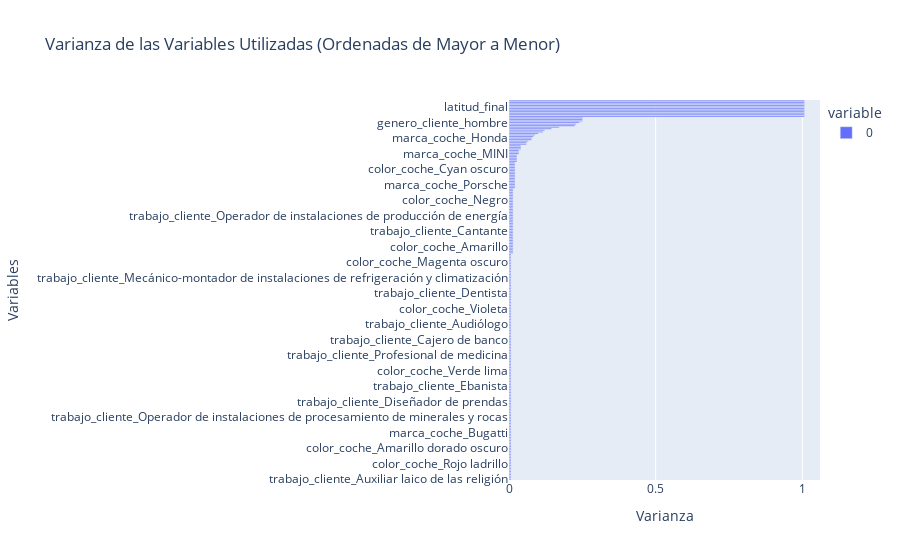

The code cell stored with this chart in its notebook:
### Code cell
variance_of_used_columns = X_train_transformed_df.var()

variance_of_used_columns_sorted = variance_of_used_columns.sort_values(ascending=True)

fig = px.bar(variance_of_used_columns_sorted, orientation='h', labels={'value': 'Varianza', 'index': 'Variables'},
             title='Varianza de las Variables Utilizadas (Ordenadas de Mayor a Menor)')

fig.show()

### Figure 1 — Plotly figure (JSON) as saved in the notebook; plotly's stock layout.template omitted (floating-point values rounded to 4 significant figures; data arrays with more than 128 entries replaced by an {"elided": "..."} marker saying what was removed)
{"data": [{"alignmentgroup": "True", "hovertemplate": "variable=0<br>Varianza=%{x}<br>Variables=%{y}<extra></extra>", "legendgroup": "0", "marker": {"color": "#636efa", "pattern": {"shape": ""}}, "name": "0", "offsetgroup": "0", "orientation": "h", "showlegend": true, "textposition": "auto", "type": "bar", "x": {"elided": "245 float values"}, "xaxis": "x", "y": {"elided": "245 str values"}, "yaxis": "y"}], "layout": {"barmode": "relative", "legend": {"title": {"text": "variable"}, "tracegroupgap": 0}, "title": {"text": "Varianza de las Variables Utilizadas (Ordenadas de Mayor a Menor)"}, "xaxis": {"anchor": "y", "domain": [0, 1], "title": {"text": "Varianza"}}, "yaxis": {"anchor": "x", "domain": [0, 1], "title": {"text": "Variables"}}}}
